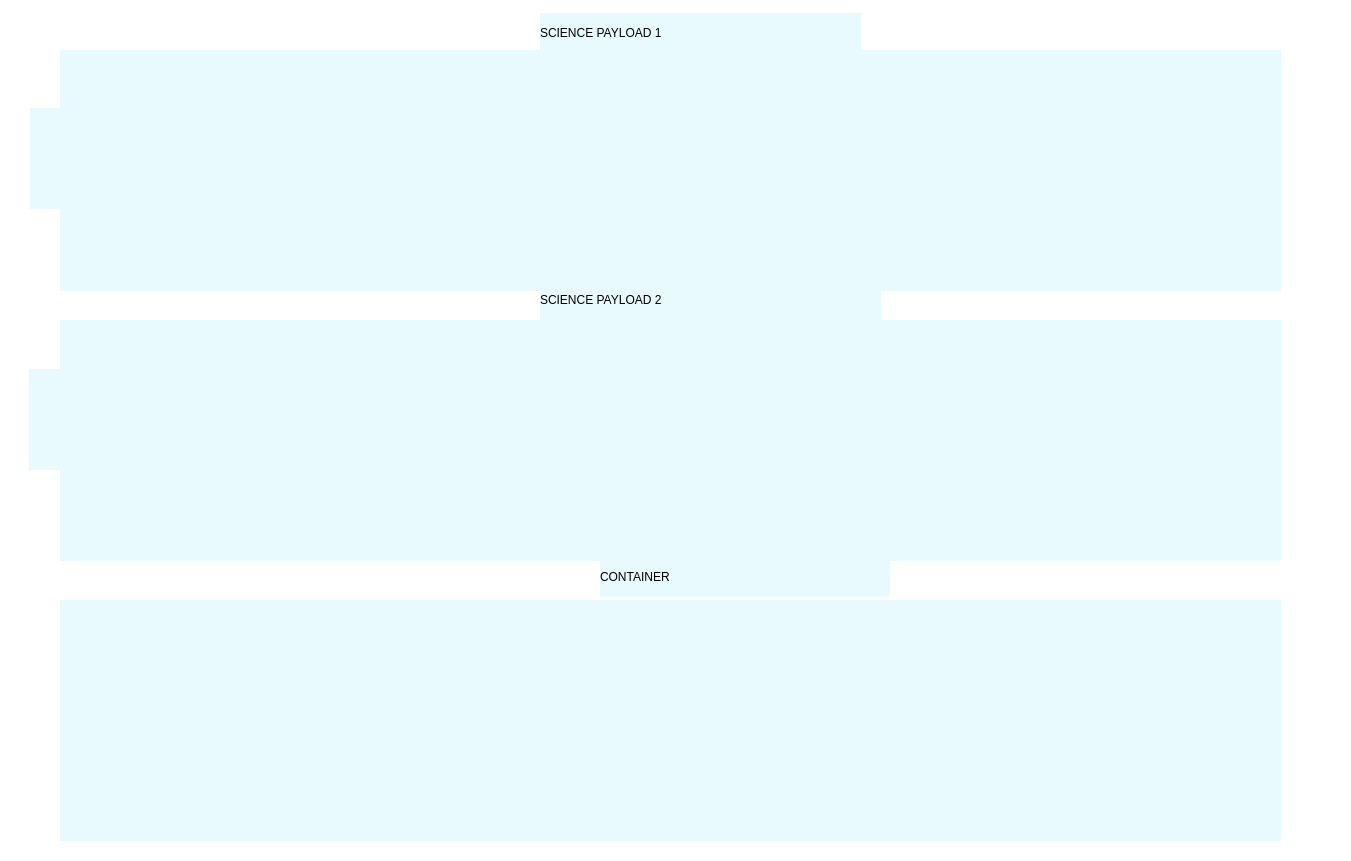
     <widget class="QWidget" name="GraphHeader" native="true">
      <property name="geometry">
       <rect>
        <x>16</x>
        <y>141</y>
        <width>1351</width>
        <height>861</height>
       </rect>
      </property>
      <property name="styleSheet">
       <string notr="true">image: url(:/Images/Images/border1-03.png);
background-color: transparent;</string>
      </property>
      <widget class="QWidget" name="sp2" native="true">
       <property name="geometry">
        <rect>
         <x>60</x>
         <y>320</y>
         <width>1221</width>
         <height>241</height>
        </rect>
       </property>
       <property name="styleSheet">
        <string notr="true">background-color: rgb(233, 250, 255);
image: null;</string>
       </property>
       <widget class="QCustomPlot" name="sp2Rotation" native="true">
        <property name="geometry">
         <rect>
          <x>622</x>
          <y>1</y>
          <width>288</width>
          <height>217</height>
         </rect>
        </property>
        <property name="styleSheet">
         <string notr="true">image: null;</string>
        </property>
       </widget>
       <widget class="QCustomPlot" name="sp2Altitude" native="true">
        <property name="geometry">
         <rect>
          <x>318</x>
          <y>1</y>
          <width>289</width>
          <height>217</height>
         </rect>
        </property>
        <property name="styleSheet">
         <string notr="true">image: null;</string>
        </property>
       </widget>
       <widget class="QCustomPlot" name="sp2Temp" native="true">
        <property name="geometry">
         <rect>
          <x>925</x>
          <y>1</y>
          <width>288</width>
          <height>217</height>
         </rect>
        </property>
        <property name="styleSheet">
         <string notr="true">image: null;</string>
        </property>
       </widget>
       <widget class="QCustomPlot" name="sp2Pressure" native="true">
        <property name="geometry">
         <rect>
          <x>15</x>
          <y>1</y>
          <width>288</width>
          <height>217</height>
         </rect>
        </property>
        <property name="styleSheet">
         <string notr="true">image: null;</string>
        </property>
       </widget>
       <widget class="QWidget" name="sp2a" native="true">
        <property name="geometry">
         <rect>
          <x>295</x>
          <y>55</y>
          <width>31</width>
          <height>101</height>
         </rect>
        </property>
        <property name="styleSheet">
         <string notr="true">image: url(:/Images/Images/text-06.png);
background-color: rgb(233, 250, 255);</string>
        </property>
       </widget>
       <widget class="QWidget" name="sp2r" native="true">
        <property name="geometry">
         <rect>
          <x>600</x>
          <y>56</y>
          <width>31</width>
          <height>101</height>
         </rect>
        </property>
        <property name="styleSheet">
         <string notr="true">image: url(:/Images/Images/text-07.png);
background-color: rgb(233, 250, 255);</string>
        </property>
       </widget>
       <widget class="QWidget" name="sp2t" native="true">
        <property name="geometry">
         <rect>
          <x>904</x>
          <y>44</y>
          <width>31</width>
          <height>111</height>
         </rect>
        </property>
        <property name="styleSheet">
         <string notr="true">image: url(:/Images/Images/text-08.png);
background-color: rgb(233, 250, 255);</string>
        </property>
       </widget>
       <widget class="QWidget" name="sp2p_9" native="true">
        <property name="geometry">
         <rect>
          <x>448</x>
          <y>220</y>
          <width>41</width>
          <height>21</height>
         </rect>
        </property>
        <property name="styleSheet">
         <string notr="true">image: url(:/Images/Images/text-11.png);
background-color: rgb(233, 250, 255);</string>
        </property>
       </widget>
       <widget class="QWidget" name="sp2p_10" native="true">
        <property name="geometry">
         <rect>
          <x>738</x>
          <y>220</y>
          <width>41</width>
          <height>21</height>
         </rect>
        </property>
        <property name="styleSheet">
         <string notr="true">image: url(:/Images/Images/text-11.png);
background-color: rgb(233, 250, 255);</string>
        </property>
       </widget>
       <widget class="QWidget" name="sp2p_11" native="true">
        <property name="geometry">
         <rect>
          <x>128</x>
          <y>220</y>
          <width>41</width>
          <height>21</height>
         </rect>
        </property>
        <property name="styleSheet">
         <string notr="true">image: url(:/Images/Images/text-11.png);
background-color: rgb(233, 250, 255);</string>
        </property>
       </widget>
       <widget class="QWidget" name="sp2p_12" native="true">
        <property name="geometry">
         <rect>
          <x>1050</x>
          <y>220</y>
          <width>41</width>
          <height>21</height>
         </rect>
        </property>
        <property name="styleSheet">
         <string notr="true">image: url(:/Images/Images/text-11.png);
background-color: rgb(233, 250, 255);</string>
        </property>
       </widget>
       <zorder>sp2a</zorder>
       <zorder>sp2r</zorder>
       <zorder>sp2t</zorder>
       <zorder>sp2p_9</zorder>
       <zorder>sp2p_10</zorder>
       <zorder>sp2p_11</zorder>
       <zorder>sp2p_12</zorder>
       <zorder>sp2Altitude</zorder>
       <zorder>sp2Rotation</zorder>
       <zorder>sp2Pressure</zorder>
       <zorder>sp2Temp</zorder>
      </widget>
      <widget class="QWidget" name="sp1" native="true">
       <property name="geometry">
        <rect>
         <x>60</x>
         <y>50</y>
         <width>1221</width>
         <height>241</height>
        </rect>
       </property>
       <property name="styleSheet">
        <string notr="true">background-color: rgb(233, 250, 255);
image: null;</string>
       </property>
       <widget class="QCustomPlot" name="sp1Temp" native="true">
        <property name="geometry">
         <rect>
          <x>925</x>
          <y>1</y>
          <width>288</width>
          <height>210</height>
         </rect>
        </property>
        <property name="styleSheet">
         <string notr="true">image: null;</string>
        </property>
       </widget>
       <widget class="QCustomPlot" name="sp1Rotation" native="true">
        <property name="geometry">
         <rect>
          <x>622</x>
          <y>1</y>
          <width>288</width>
          <height>210</height>
         </rect>
        </property>
        <property name="styleSheet">
         <string notr="true">image: null;</string>
        </property>
       </widget>
       <widget class="QCustomPlot" name="sp1Pressure" native="true">
        <property name="geometry">
         <rect>
          <x>15</x>
          <y>1</y>
          <width>288</width>
          <height>210</height>
         </rect>
        </property>
        <property name="styleSheet">
         <string notr="true">image: null;</string>
        </property>
       </widget>
       <widget class="QCustomPlot" name="sp1Altitude" native="true">
        <property name="geometry">
         <rect>
          <x>318</x>
          <y>1</y>
          <width>289</width>
          <height>210</height>
         </rect>
        </property>
        <property name="styleSheet">
         <string notr="true">image: null;</string>
        </property>
       </widget>
       <widget class="QWidget" name="sp1t" native="true">
        <property name="geometry">
         <rect>
          <x>903</x>
          <y>36</y>
          <width>31</width>
          <height>121</height>
         </rect>
        </property>
        <property name="styleSheet">
         <string notr="true">image: url(:/Images/Images/text-04.png);
background-color: rgb(233, 250, 255);</string>
        </property>
       </widget>
       <widget class="QWidget" name="sp1a" native="true">
        <property name="geometry">
         <rect>
          <x>296</x>
          <y>52</y>
          <width>31</width>
          <height>91</height>
         </rect>
        </property>
        <property name="styleSheet">
         <string notr="true">image: url(:/Images/Images/text-02.png);
background-color: rgb(233, 250, 255);</string>
        </property>
       </widget>
       <widget class="QWidget" name="sp1r" native="true">
        <property name="geometry">
         <rect>
          <x>601</x>
          <y>50</y>
          <width>31</width>
          <height>111</height>
         </rect>
        </property>
        <property name="styleSheet">
         <string notr="true">image: url(:/Images/Images/text-03.png);
background-color: rgb(233, 250, 255);</string>
        </property>
       </widget>
       <widget class="QWidget" name="sp2p_5" native="true">
        <property name="geometry">
         <rect>
          <x>130</x>
          <y>212</y>
          <width>41</width>
          <height>21</height>
         </rect>
        </property>
        <property name="styleSheet">
         <string notr="true">image: url(:/Images/Images/text-11.png);
background-color: rgb(233, 250, 255);</string>
        </property>
       </widget>
       <widget class="QWidget" name="sp2p_6" native="true">
        <property name="geometry">
         <rect>
          <x>450</x>
          <y>212</y>
          <width>41</width>
          <height>21</height>
         </rect>
        </property>
        <property name="styleSheet">
         <string notr="true">image: url(:/Images/Images/text-11.png);
background-color: rgb(233, 250, 255);</string>
        </property>
       </widget>
       <widget class="QWidget" name="sp2p_7" native="true">
        <property name="geometry">
         <rect>
          <x>740</x>
          <y>212</y>
          <width>41</width>
          <height>21</height>
         </rect>
        </property>
        <property name="styleSheet">
         <string notr="true">image: url(:/Images/Images/text-11.png);
background-color: rgb(233, 250, 255);</string>
        </property>
       </widget>
       <widget class="QWidget" name="sp2p_8" native="true">
        <property name="geometry">
         <rect>
          <x>1052</x>
          <y>212</y>
          <width>41</width>
          <height>21</height>
         </rect>
        </property>
        <property name="styleSheet">
         <string notr="true">image: url(:/Images/Images/text-11.png);
background-color: rgb(233, 250, 255);</string>
        </property>
       </widget>
       <zorder>sp1t</zorder>
       <zorder>sp1a</zorder>
       <zorder>sp1r</zorder>
       <zorder>sp2p_5</zorder>
       <zorder>sp2p_6</zorder>
       <zorder>sp2p_7</zorder>
       <zorder>sp2p_8</zorder>
       <zorder>sp1Temp</zorder>
       <zorder>sp1Altitude</zorder>
       <zorder>sp1Rotation</zorder>
       <zorder>sp1Pressure</zorder>
      </widget>
      <widget class="QWidget" name="container" native="true">
       <property name="geometry">
        <rect>
         <x>60</x>
         <y>600</y>
         <width>1221</width>
         <height>241</height>
        </rect>
       </property>
       <property name="styleSheet">
        <string notr="true">background-color: rgb(233, 250, 255);
image: null;</string>
       </property>
       <widget class="QCustomPlot" name="containerAltitude" native="true">
        <property name="geometry">
         <rect>
          <x>320</x>
          <y>2</y>
          <width>288</width>
          <height>219</height>
         </rect>
        </property>
        <property name="styleSheet">
         <string notr="true">image: null;</string>
        </property>
       </widget>
       <widget class="QCustomPlot" name="containerVoltage" native="true">
        <property name="geometry">
         <rect>
          <x>623</x>
          <y>2</y>
          <width>289</width>
          <height>219</height>
         </rect>
        </property>
        <property name="styleSheet">
         <string notr="true">image: null;</string>
        </property>
       </widget>
       <widget class="QWidget" name="sp2p_2" native="true">
        <property name="geometry">
         <rect>
          <x>299</x>
          <y>48</y>
          <width>31</width>
          <height>111</height>
         </rect>
        </property>
        <property name="styleSheet">
         <string notr="true">image: url(:/Images/Images/text-10.png);
background-color: rgb(233, 250, 255);</string>
        </property>
       </widget>
       <widget class="QWidget" name="sp2p_3" native="true">
        <property name="geometry">
         <rect>
          <x>603</x>
          <y>49</y>
          <width>31</width>
          <height>111</height>
         </rect>
        </property>
        <property name="styleSheet">
         <string notr="true">image: url(:/Images/Images/text-09.png);
background-color: rgb(233, 250, 255);</string>
        </property>
       </widget>
       <widget class="QWidget" name="sp1p_2" native="true">
        <property name="geometry">
         <rect>
          <x>-10</x>
          <y>43</y>
          <width>41</width>
          <height>111</height>
         </rect>
        </property>
        <property name="styleSheet">
         <string notr="true">image: url(:/Images/Images/text-01.png);
background-color: rgb(233, 250, 255);</string>
        </property>
       </widget>
       <widget class="QWidget" name="sp2p_4" native="true">
        <property name="geometry">
         <rect>
          <x>904</x>
          <y>50</y>
          <width>31</width>
          <height>101</height>
         </rect>
        </property>
        <property name="styleSheet">
         <string notr="true">image: url(:/Images/Images/text-05.png);
background-color: rgb(233, 250, 255);</string>
        </property>
       </widget>
       <widget class="QWidget" name="sp2p_13" native="true">
        <property name="geometry">
         <rect>
          <x>450</x>
          <y>220</y>
          <width>41</width>
          <height>21</height>
         </rect>
        </property>
        <property name="styleSheet">
         <string notr="true">image: url(:/Images/Images/text-11.png);
background-color: rgb(233, 250, 255);</string>
        </property>
       </widget>
       <widget class="QWidget" name="sp2p_16" native="true">
        <property name="geometry">
         <rect>
          <x>740</x>
          <y>220</y>
          <width>41</width>
          <height>21</height>
         </rect>
        </property>
        <property name="styleSheet">
         <string notr="true">image: url(:/Images/Images/text-11.png);
background-color: rgb(233, 250, 255);</string>
        </property>
       </widget>
       <zorder>sp2p_2</zorder>
       <zorder>sp2p_3</zorder>
       <zorder>sp1p_2</zorder>
       <zorder>sp2p_4</zorder>
       <zorder>sp2p_13</zorder>
       <zorder>sp2p_16</zorder>
       <zorder>containerAltitude</zorder>
       <zorder>containerVoltage</zorder>
      </widget>
      <widget class="QLabel" name="SciencePayload1">
       <property name="geometry">
        <rect>
         <x>540</x>
         <y>13</y>
         <width>321</width>
         <height>40</height>
        </rect>
       </property>
       <property name="styleSheet">
        <string notr="true">image: null;
background-color: rgb(233, 250, 255);
font: 87 16pt &quot;Roboto Slab Black&quot;;</string>
       </property>
       <property name="text">
        <string>SCIENCE PAYLOAD 1</string>
       </property>
      </widget>
      <widget class="QLabel" name="SciencePayload2">
       <property name="geometry">
        <rect>
         <x>540</x>
         <y>280</y>
         <width>341</width>
         <height>40</height>
        </rect>
       </property>
       <property name="styleSheet">
        <string notr="true">image: null;
background-color: rgb(233, 250, 255);
font: 87 16pt &quot;Roboto Slab Black&quot;;</string>
       </property>
       <property name="text">
        <string>&lt;html&gt;&lt;head/&gt;&lt;body&gt;&lt;p&gt;SCIENCE PAYLOAD 2&lt;/p&gt;&lt;/body&gt;&lt;/html&gt;</string>
       </property>
      </widget>
      <widget class="QLabel" name="Container">
       <property name="geometry">
        <rect>
         <x>600</x>
         <y>557</y>
         <width>290</width>
         <height>40</height>
        </rect>
       </property>
       <property name="styleSheet">
        <string notr="true">image: null;
background-color: rgb(233, 250, 255);
font: 87 16pt &quot;Roboto Slab Black&quot;;</string>
       </property>
       <property name="text">
        <string>&lt;html&gt;&lt;head/&gt;&lt;body&gt;&lt;p&gt;CONTAINER&lt;/p&gt;&lt;/body&gt;&lt;/html&gt;</string>
       </property>
      </widget>
      <widget class="QWidget" name="sp1p" native="true">
       <property name="geometry">
        <rect>
         <x>30</x>
         <y>108</y>
         <width>31</width>
         <height>101</height>
        </rect>
       </property>
       <property name="styleSheet">
        <string notr="true">image: url(:/Images/Images/text-01.png);
background-color: rgb(233, 250, 255);</string>
       </property>
      </widget>
      <widget class="QWidget" name="sp2p" native="true">
       <property name="geometry">
        <rect>
         <x>29</x>
         <y>369</y>
         <width>31</width>
         <height>101</height>
        </rect>
       </property>
       <property name="styleSheet">
        <string notr="true">image: url(:/Images/Images/text-05.png);
background-color: rgb(233, 250, 255);</string>
       </property>
      </widget>
      <widget class="bar" name="sp2Pressurebar" native="true">
       <property name="geometry">
        <rect>
         <x>990</x>
         <y>580</y>
         <width>250</width>
         <height>250</height>
        </rect>
       </property>
       <property name="maximumSize">
        <size>
         <width>16777215</width>
         <height>250</height>
        </size>
       </property>
       <property name="styleSheet">
        <string notr="true">background-color: transparent;
image: null;</string>
       </property>
      </widget>
      <widget class="bar" name="sp1Pressurebar" native="true">
       <property name="geometry">
        <rect>
         <x>79</x>
         <y>580</y>
         <width>250</width>
         <height>250</height>
        </rect>
       </property>
       <property name="maximumSize">
        <size>
         <width>16777215</width>
         <height>250</height>
        </size>
       </property>
       <property name="styleSheet">
        <string notr="true">background-color: transparent;
image: null;</string>
       </property>
      </widget>
      <zorder>sp2</zorder>
      <zorder>sp1</zorder>
      <zorder>container</zorder>
      <zorder>SciencePayload1</zorder>
      <zorder>Container</zorder>
      <zorder>SciencePayload2</zorder>
      <zorder>sp1p</zorder>
      <zorder>sp2p</zorder>
      <zorder>sp1Pressurebar</zorder>
      <zorder>sp2Pressurebar</zorder>
     </widget>
